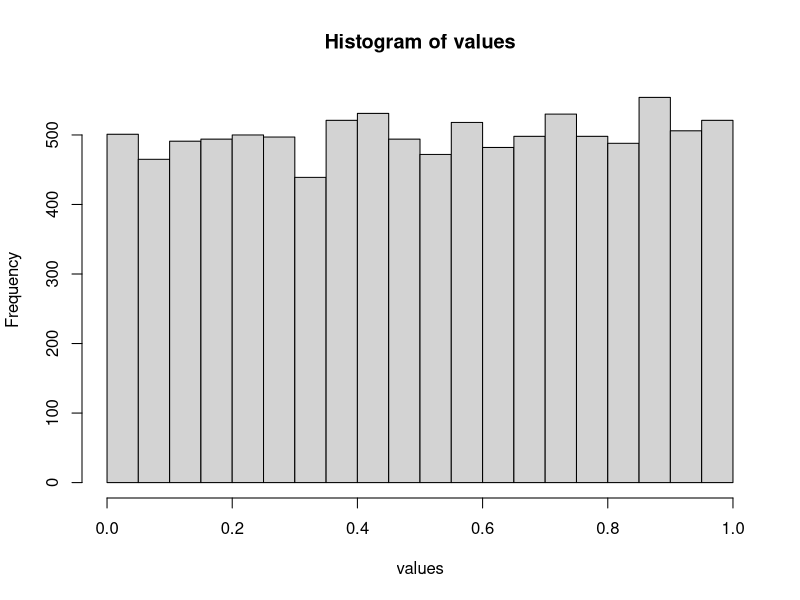
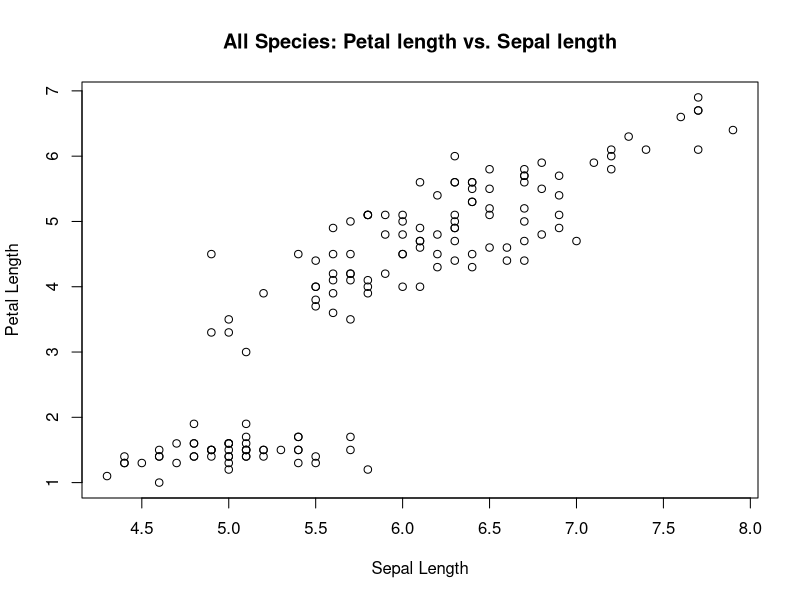
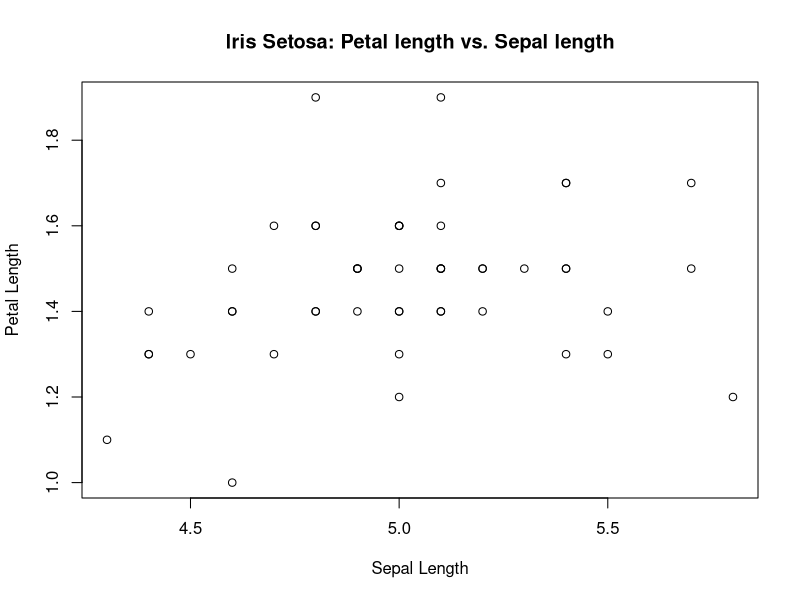
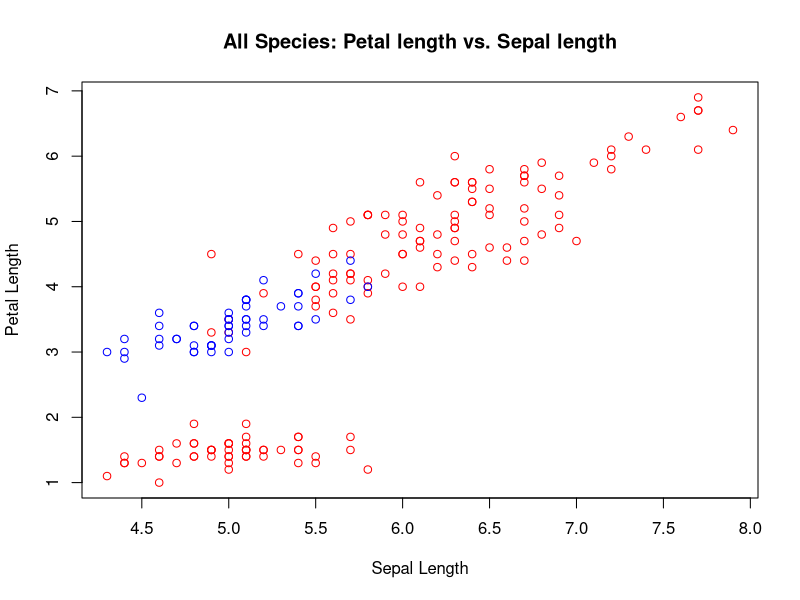
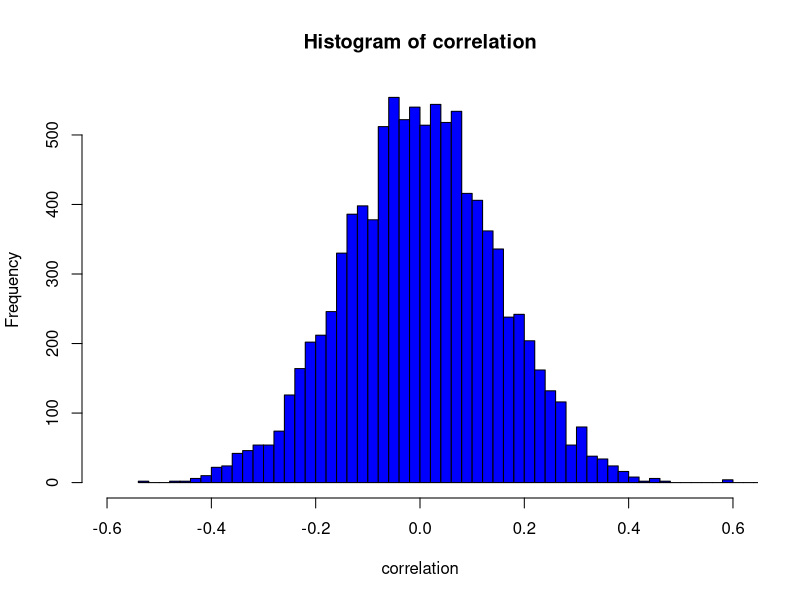
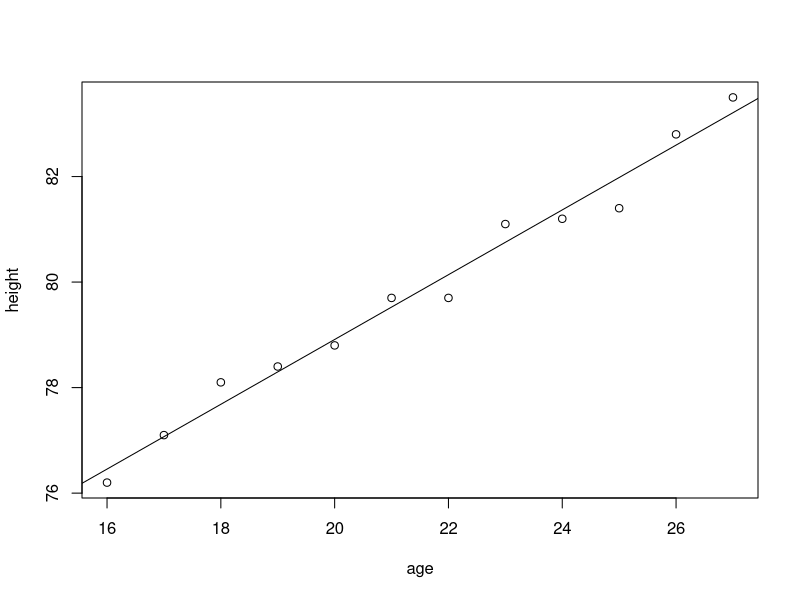
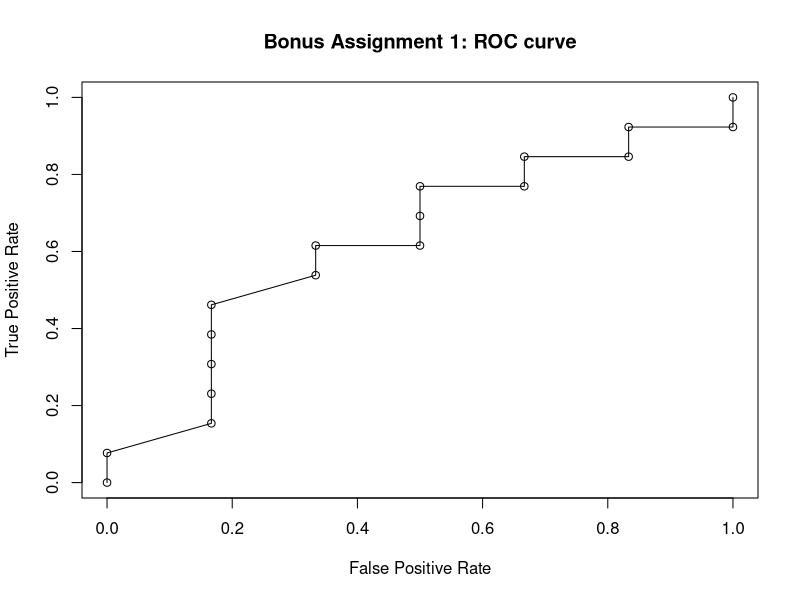

Generate these figures, in order, with R:
# 1a
metrics <- function(values) {
  print(mean(values))
  print(median(values))
  print(var(values))
}
 
print("-- 1a --")
values <- c(0.03, 0.04, 0.05, 0.49, 0.50, 0.59, 0.66, 0.72, 0.83, 1.17)
metrics(values)

#1b
print("-- 1b --")
metrics(runif(100, 0, 2))

#1c
values = runif(10000, 0, 1)
hist(values, breaks=20)

#2
print("-- 2 --")
geyser_metrics <- function(values) {
  print(min(values))
  print(max(values))
  mean <- mean(values) 
  print(mean)
  median <- median(values)
  print(median)
  print(abs(mean - median))
}

geyser_metrics(faithful$eruptions)
geyser_metrics(faithful$waiting)

#3a
print("-- 3a --")
library("plyr") 

iris = read.csv("iris.data")

uniqueSpecies <- length(unique(iris$Species))
cat("# unique species", uniqueSpecies, Sep="\n")

speciesCount <- count(iris, "Species")
print(speciesCount)

#3b
plot(iris$Sepal.length, iris$Petal.length, main="All Species: Petal length vs. Sepal length", xlab="Sepal Length", ylab="Petal Length")

#3c
setosa <- subset(iris, Species == "Iris-setosa")
plot(setosa$Sepal.length, setosa$Petal.length, main="Iris Setosa: Petal length vs. Sepal length", xlab="Sepal Length", ylab="Petal Length")

#3d
plot(iris$Sepal.length, iris$Petal.length, main="All Species: Petal length vs. Sepal length", xlab="Sepal Length", ylab="Petal Length", col="red")
points(setosa, col="blue")

#4
m <- matrix(runif(50* 100), 50, 100)
correlation <- cor(m)
# Two or one histograms for this task?
hist(correlation, breaks=100, xlim=range(-0.6, 0.6), col="blue")

#5 
age <- c(16, 17, 18, 19, 20, 21, 22, 23, 24, 25, 26, 27)
height <- c(76.2, 77.1, 78.1, 78.4, 78.8, 79.7, 79.7, 81.1, 81.2, 81.4, 82.8, 83.5)
plot(height~age)
abline(lm(height~age))

# Bonus task 1
totalPositives = 13
totalNegatives = 6
truePositives = c(0, 1, 2, 3, 4, 5, 6, 7, 8, 8, 9, 10, 10, 11, 11, 12, 12, 13)
falsePositives = c(0, 0, 1, 1, 1, 1, 1, 2, 2, 3, 3, 3, 4, 4, 5, 5, 6, 6)

tpRate = truePositives / totalPositives
fpRate = falsePositives / totalNegatives

plot(fpRate, tpRate,
     main="Bonus Assignment 1: ROC curve",
     xlab="False Positive Rate",
     ylab="True Positive Rate")
lines(fpRate, tpRate)